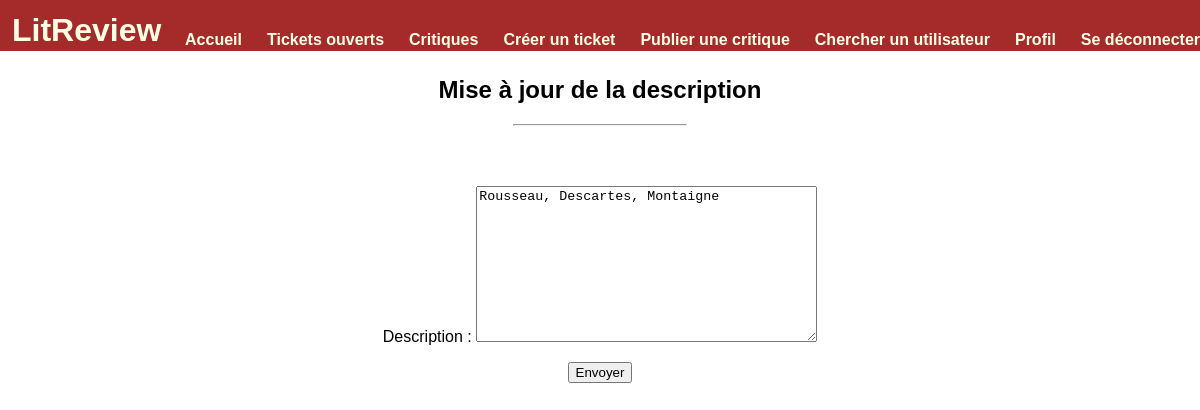
The app's page /profile/description-modification (signed in), older data.
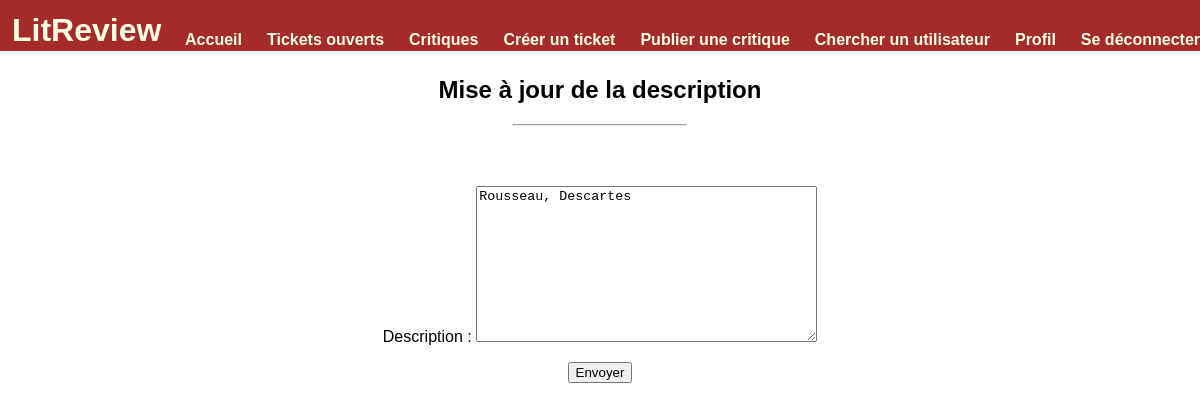
The same page, newer data.
### authentication/models.py (models this page shows)
class User(AbstractUser):
    tickets_list = models.ManyToManyField(Ticket, related_name="tickets_list")
    reviews_list = models.ManyToManyField(Review, related_name="reviews_list")
    description = models.TextField(verbose_name="Description", max_length=1000, blank=True, null=True)
    class Meta:
        ordering = ['-username']

### blog/views.py (the view)
# urls.py: path('profile/description-modification', views.add_description, name='description-modification'),
@login_required
def add_description(request):
    user_object = User.objects.get(id=request.user.id)
    if request.method == 'POST':
        form = forms.AddDescription(request.POST, instance=user_object)
        if form.is_valid():
            form.save()
            return redirect('profile')
    else:
        form = forms.AddDescription(instance=user_object)
    return render(request, 'user/description_update.html', {'form': form, 'heading': 'de la description'})

### blog/forms.py
class AddDescription(forms.ModelForm):
    class Meta:
        model = User
        fields = ('description',)

### blog/templates/user/description_update.html (shortened to what this page needs)
{% extends 'base.html' %}
{% block content %}
<h2>Mise à jour {{ heading }}</h2>
<hr><br><br>
<form action="" method="post">
  {{ form.as_p }}
  <input type="submit" value="Envoyer">
</form>
{% endblock %}

Row changes from the older to the newer data that the page shows:
changed User: description "Rousseau, Descartes, Montaigne" → "Rousseau, Descartes"
